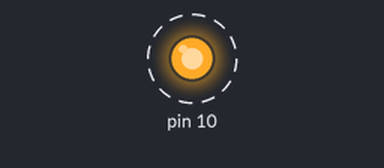
A sketch run on a simulated Arduino Uno, built with avr-gcc and run on an emulated ATmega328P. Parts: output pins drawn as LEDs (lit = HIGH). Dashed ring = blinking.

Above: at 0.1 s.
Timing chart, 0 to 3.0 s (numbered marks = the images above):
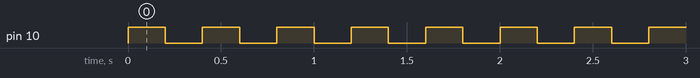

Measured:
- by itself, pin 10: alternates HIGH for 0.20 s and LOW for 0.20 s

The sketch:

PART_3_3.ino
```cpp
/* University of Washington
ECE 474,  6/27/23
*
Jason Bentley
Lab 1 - Part 3.3
Acknowledgments:	Blink.ino from example sketches
*/

// the setup function runs once when you press reset or power the board
void setup() {
  // initialize digital pin GPIO 10 as an output.
  pinMode(10, OUTPUT);
}

// the loop function runs over and over again forever
void loop() {
  digitalWrite(10, HIGH);   // turn the LED on (HIGH is the voltage level)
  delay(200);               // wait for a 200ms
  digitalWrite(10, LOW);    // turn the LED off by making the voltage LOW
  delay(200);               // wait for a 200ms
}
```
